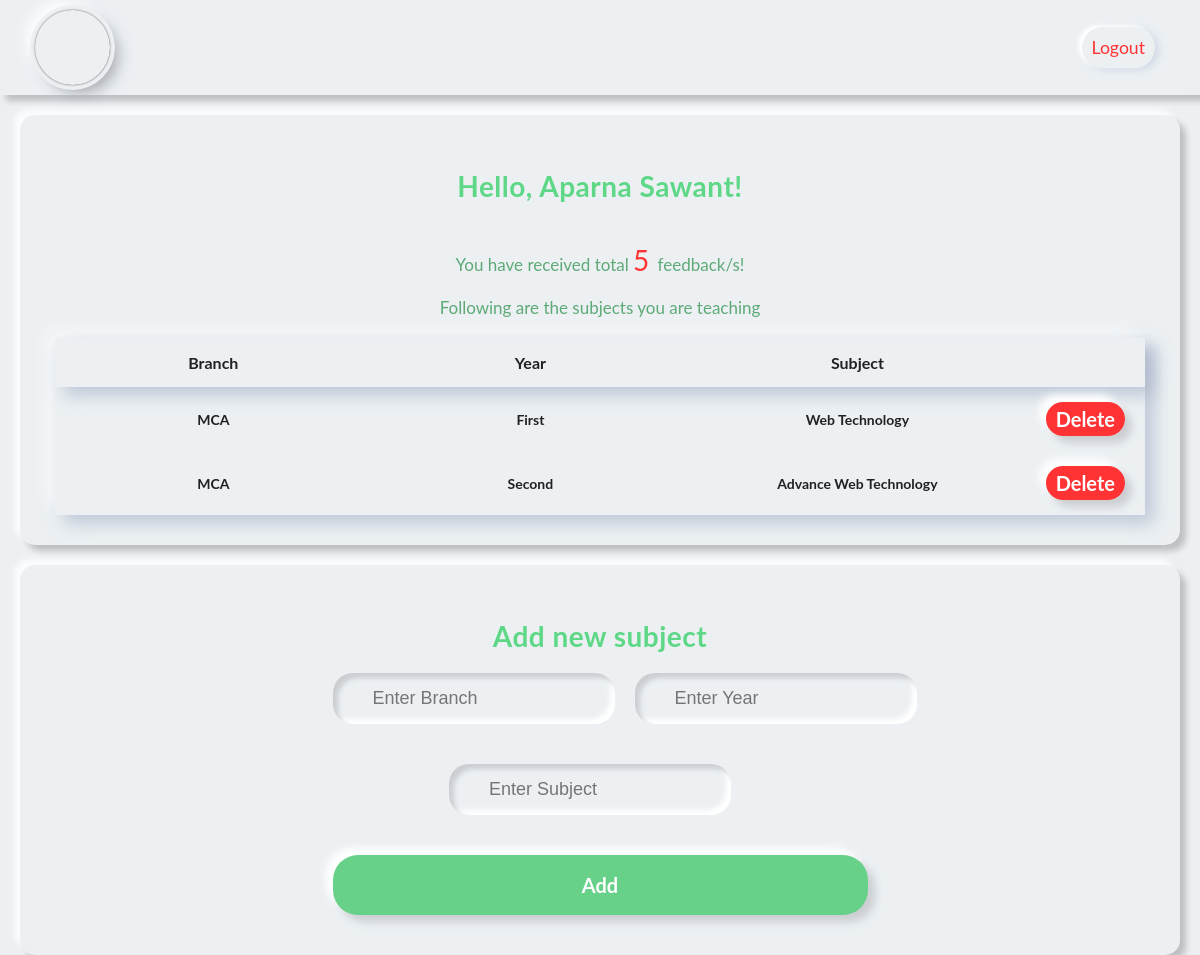
Screenshot of /teacher/dashboard.php (signed in) with the database file from the repository.
### tables this page shows
CREATE TABLE `teachers` (
  `t_id` int(11) NOT NULL,
  `t_name` varchar(255) NOT NULL,
  `t_email` varchar(255) NOT NULL,
  `t_password` varchar(255) NOT NULL,
  `t_phone` varchar(255) NOT NULL
);

CREATE TABLE `teacher_subjects` (
  `sub_id` int(11) NOT NULL,
  `t_id` int(11) NOT NULL,
  `branch` varchar(255) NOT NULL,
  `sub_year` varchar(255) NOT NULL,
  `sub_name` varchar(255) NOT NULL
);

### teacher/includes/session.php (called while the page is built, shortened)
<?php
include("connection.php");
$user_check = $_SESSION['teacher_login'];
$ses_sql = "select t_id, t_name, t_email from teachers where t_email = '$user_check' ";
$ses_res = $conn->query($ses_sql);
$row = $ses_res->fetch_array(MYSQLI_ASSOC);
$login_session_id = (int)$row['t_id'];
$login_session_name = $row['t_name'];

### teacher/includes/dashboard-functions.php (called while the page is built, shortened)
<?php
include('includes/session.php');
$sql = "SELECT count(t_id) as t_count FROM student_feedback WHERE t_id = " . $login_session_id;
$result = $conn->query($sql);
$row = $result->fetch_array(MYSQLI_ASSOC);

### teacher/dashboard.php (the view, shortened to what this page needs)
<?php
include('includes/dashboard-functions.php');
$teacher_sql = "SELECT * FROM teacher_subjects WHERE t_id = $login_session_id";
$teacher_result = $conn->query($teacher_sql);
?>
<!DOCTYPE html>
<html>
<head>
    <link rel="stylesheet" href="https://cdnjs.cloudflare.com/ajax/libs/font-awesome/5.15.2/css/all.min.css" />
    <link rel="stylesheet" href="../assets/css/style-dashboard.css">
    <link rel="stylesheet" href="../assets/css/addon.css">
</head>
<body>
    <div class="kt-header-div">
        <a href="dashboard.php" class="kt-header-logo"></a>
        <a class="kt-logout" href="logout.php">Logout</a>
    </div>
    <div class="kt-dashboard-div">
        <div class="kt-dashboard-title">Hello, <?= $login_session_name; ?>!</div>
        <div class="kt-dashboard-sub-title mt-40">You have received total <span class="kt-dashboard-title error-red"><?= $row['t_count'] ?> </span>feedback/s!</div>
        <div class="kt-dashboard-sub-title mt-20">Following are the subjects you are teaching</div>
        <table class="kt-dashboard-table">
            <thead>
                <tr>
                    <th>Branch</th>
                    <th>Year</th>
                    <th>Subject</th>
                    <th></th>
                </tr>
            </thead>
            <tbody>
                <?php
                if ($teacher_result->num_rows > 0) {
                    while ($teacher_row = $teacher_result->fetch_assoc()) {
                        echo "<tr>";
                        echo "<td>" . $teacher_row['branch'] . "</td>";
                        echo "<td>" . $teacher_row['sub_year'] . "</td>";
                        echo "<td>" . $teacher_row['sub_name'] . "</td>";
                        echo "<td><a href='dashboard.php?delete_id=" . $teacher_row['sub_id'] . "' class='kt-delete-button'>Delete</a></td>";
                        echo "</tr>";
                    }
                }
                ?>
            </tbody>
        </table>
    </div>
    <div class="kt-dashboard-div">
        <div class="kt-dashboard-title">Add new subject</div>
        <form method="POST" action="dashboard.php" class="kt-form">
            <div class="kt-input-block">
                <div class="kt-branch" style="margin-right: 20px;">
                    <input type="text" placeholder="Enter Branch" name="branch" />
                </div>
                <div class="kt-year">
                    <input type="text" placeholder="Enter Year" name="year" />
                </div>
            </div>
            <div class="kt-input-block">
                <div class="kt-subject" style="margin-right: 20px;">
                    <input type="text" placeholder="Enter Subject" name="subject" />
                </div>
            </div>
            <button type="submit" name="add_subject" class="kt-button">
                Add</button>
        </form>
    </div>
</body>
</html>

### assets/css/style-dashboard.css (style rules this page uses)
* { margin: 0; padding: 0; box-sizing: border-box; }
body { height: 100vh; width: 100vw; font-family: "Lato", sans-serif; font-weight: 700; color: #555; background: #ecf0f3; }
a { text-decoration: none; }
.kt-header-div { padding: 10px 35px; background: #ecf0f3; display: grid; align-items: center; grid-template-columns: repeat(3, 1fr); grid-template-areas: "header-logo header-navlinks header-logout"; box-shadow: -6px -6px 6px rgba(255, 255, 255, 0.8), 6px 6px 6px rgba(0, 0, 0, 0.2); }
.kt-header-logo { grid-area: header-logo; background: url("https://www.vit.edu/images/vit-logo.png"); background-position: 50% 50%; background-size: 50px 50px; background-repeat: no-repeat; width: 75px; height: 75px; border-radius: 50%; box-shadow: 0px 0px 2px #5f5f5f, 0px 0px 0px 5px #ecf0f3, 8px 8px 15px #a7aaaf, -8px -8px 15px #ffffff; }
.kt-logout { grid-area: header-logout; justify-self: end; padding: 10px; margin: 0 10px; font-size: 1.1em; border-radius: 40px; border-style: none; color: #ff3333; font-weight: normal; background-color: #ecf0f3; box-shadow: -4px -2px 4px 0px #fff, 4px 2px 8px 0px #d1d9e6; }
.kt-dashboard-div { padding: 10px 35px 30px 35px; margin: 20px 20px; border-radius: 15px; background: #ecf0f3; box-shadow: -6px -6px 6px rgba(255, 255, 255, 0.8), 6px 6px 6px rgba(0, 0, 0, 0.2); }
.kt-dashboard-title { text-align: center; font-size: 28px; padding-top: 24px; letter-spacing: 0.5px; color: #5ed887; }
.kt-dashboard-sub-title { text-align: center; font-size: 17px; font-weight: normal; color: #5eaa77; }
.mt-20 { margin-top: 20px; }
.mt-40 { margin-top: 40px; }
.kt-dashboard-div { padding: 30px 35px 30px 35px; margin: 20px 20px; border-radius: 15px; background: #ecf0f3; }
.kt-dashboard-title { font-size: 28px; padding-top: 24px; letter-spacing: 0.5px; color: #5ed887; text-align: center; }
table.kt-dashboard-table { width: 100%; margin-top: 20px; border-spacing: 0; color: #212121; text-align: center; box-shadow: 9px 9px 16px rgba(163, 177, 198, 0.6), -9px -9px 16px rgba(255, 255, 255, 0.6); }
table.kt-dashboard-table thead { box-shadow: 9px 9px 16px rgba(163, 177, 198, 0.6); }
table.kt-dashboard-table th { padding: 15px; white-space: nowrap; }
table.kt-dashboard-table td:nth-child(1) { width: 60%; }
table.kt-dashboard-table td:nth-child(2) { width: 20%; }
table.kt-dashboard-table td:nth-child(3) { width: 20%; }
table.kt-dashboard-table > tbody > tr > td { padding: 20px; font-size: 14px; white-space: nowrap; position: relative; }
.kt-button { outline: none; border: none; text-decoration: none; padding: 5px 5px; cursor: pointer; border-radius: 25px; font-size: 20px; font-weight: 700; font-family: "Lato", sans-serif; color: #fff; text-align: center; background: #67d18a; box-shadow: 7px 7px 8px #cbced1, -7px -7px 8px #ffffff; transition: 0.5s; }
.error-red { color: #ff3333; }

### assets/css/addon.css (style rules this page uses)
table.kt-dashboard-table td:nth-child(1) { width: 33.33%; }
table.kt-dashboard-table td:nth-child(2) { width: 33.33%; }
table.kt-dashboard-table td:nth-child(3) { width: 33.33%; }
.kt-form { margin: 0 auto; width: 50%; padding: 20px 5px 10px 5px; }
.kt-form input { border: none; outline: none; background: none; font-size: 18px; color: #555; padding: 15px 10px 15px 5px; }
.kt-input-block { display: flex; justify-content: space-around; margin-bottom: 20px; }
.kt-name, .kt-password, .kt-email, .kt-phone, .kt-branch, .kt-subject, .kt-year { margin-bottom: 20px; border-radius: 20px; box-shadow: inset 5px 5px 5px #cbced1, inset -5px -5px 5px #ffffff; }
.kt-button { outline: none; border: none; cursor: pointer; width: 100%; height: 60px; border-radius: 25px; font-size: 20px; font-weight: 700; font-family: "Lato", sans-serif; color: #fff; text-align: center; background: #67d18a; box-shadow: 7px 7px 8px #cbced1, -7px -7px 8px #ffffff; transition: 0.5s; }
.kt-delete-button { outline: none; border: none; cursor: pointer; padding: 5px 10px; border-radius: 25px; font-size: 20px; font-weight: 700; font-family: "Lato", sans-serif; color: #fff; text-align: center; background: #ff3333; box-shadow: 7px 7px 8px #cbced1, -7px -7px 8px #ffffff; transition: 0.5s; }

### rows the page displays
teachers: t_name "Aparna Sawant"
teacher_subjects: branch "MCA", sub_year "First", sub_name "Web Technology"
teacher_subjects: branch "MCA", sub_year "Second", sub_name "Advance Web Technology"

### other values shown
$row['t_count'] "5"
